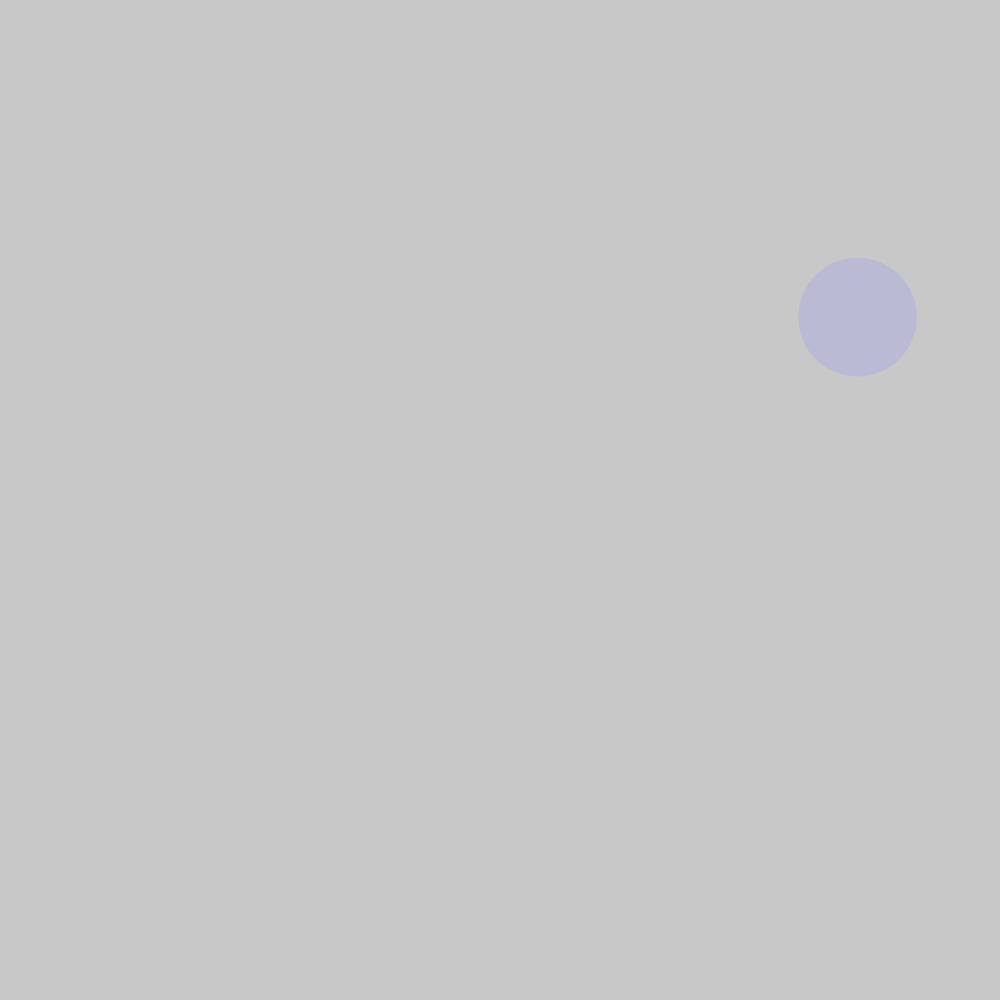
Frame 1 (no input)
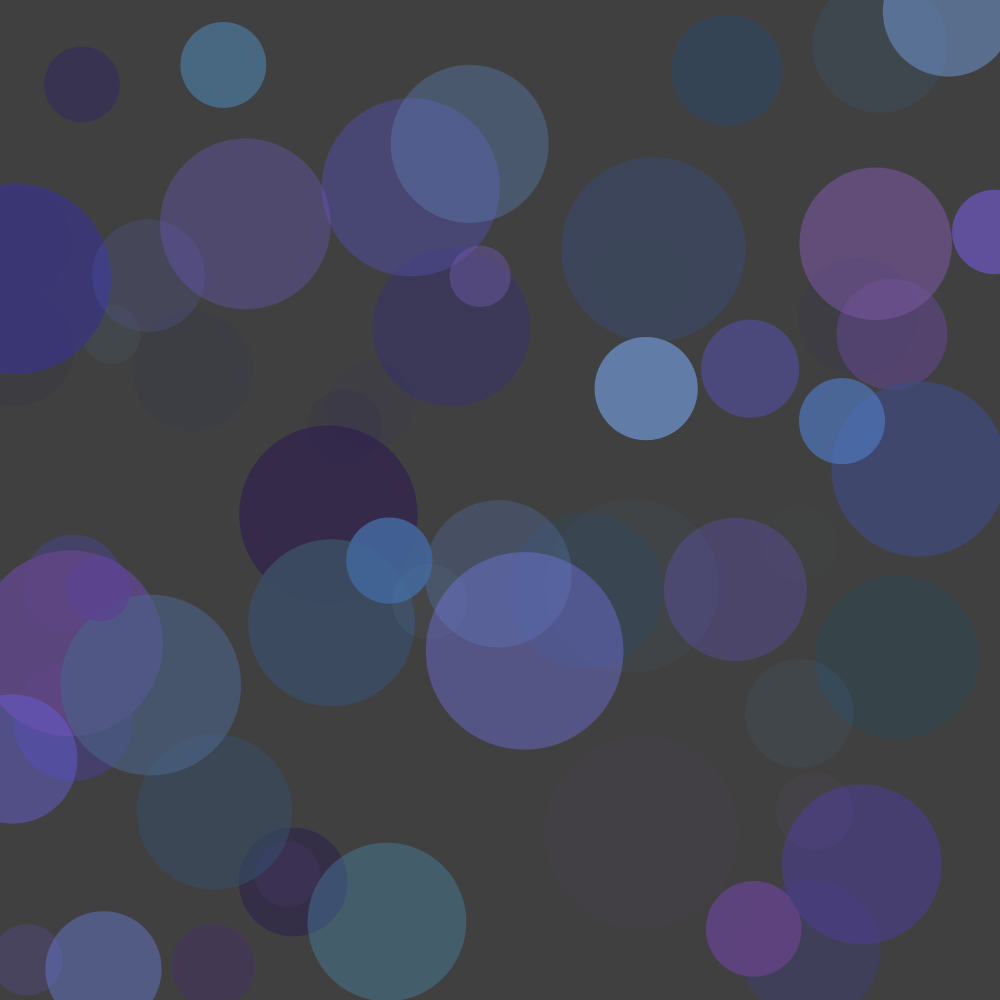
Frame 60 (the mouse pressed at the canvas centre just before this capture)
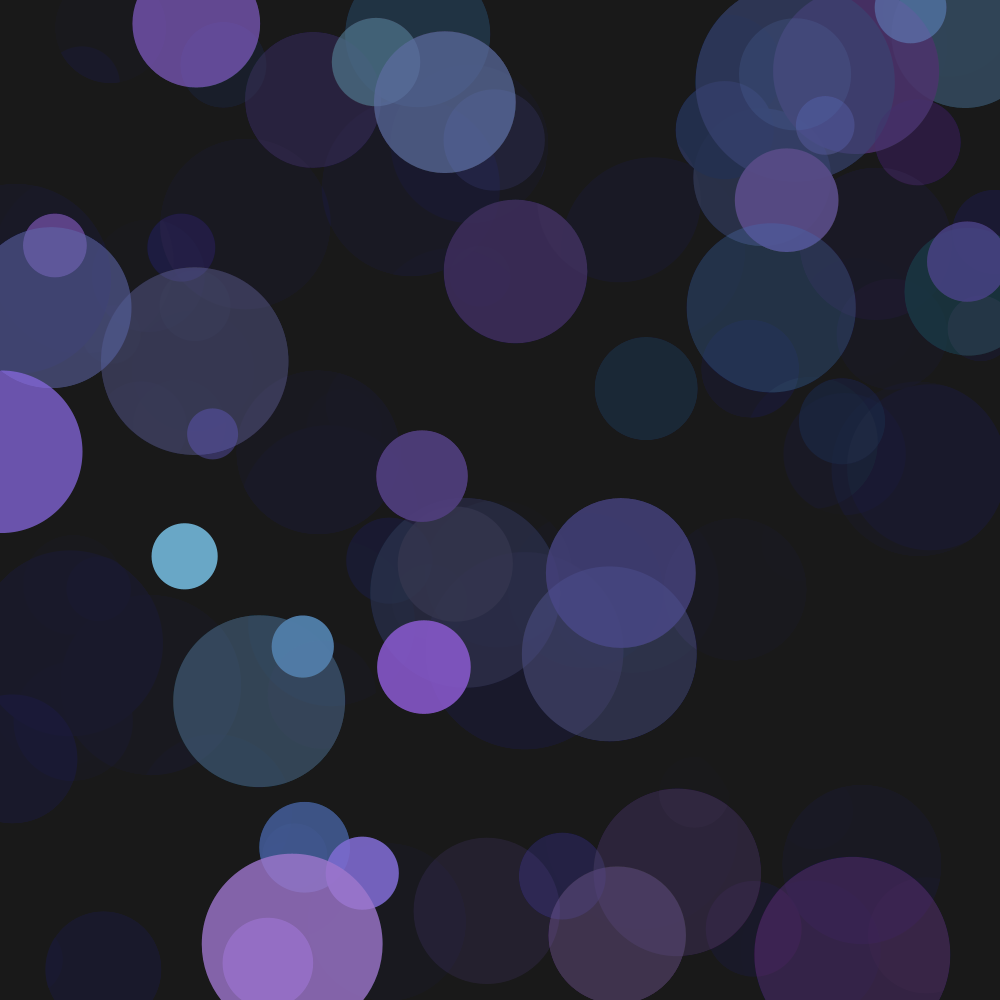
Frame 120 (the mouse held since frame 60 and released just before this capture)

The Processing sketch that drew these frames (run headless with seeded random() and noise(); from frame 60 on, the mouse is pressed at the canvas centre):

// Processing sketch: ChangingGlitter
// ── ChangingGlitter.pde
float angle = 140;

void setup ()
{
 
  size (1000, 1000);
  
}

void draw ()
{
  noStroke();
  fill(color(0,0,0,5));
  rect(0,0,1000,1000);
  
  colorMode(HSB);
  
  angle = angle+0.01;
  if(angle > 360) angle = 0;
  println(angle);
  float hue = random(angle,angle+50);
  float saturation = random(100,150);
  float brightness = random(200,255); 
  float fade = random(0,255);
  
  color circle_color = color(hue,saturation,brightness,fade);
  fill(circle_color);
  
  //fill(color(random(255),random(255),random(255),random(200)));
  circle(random(1000),random(1000),random(50,200));

}

//random colors/ transparency
